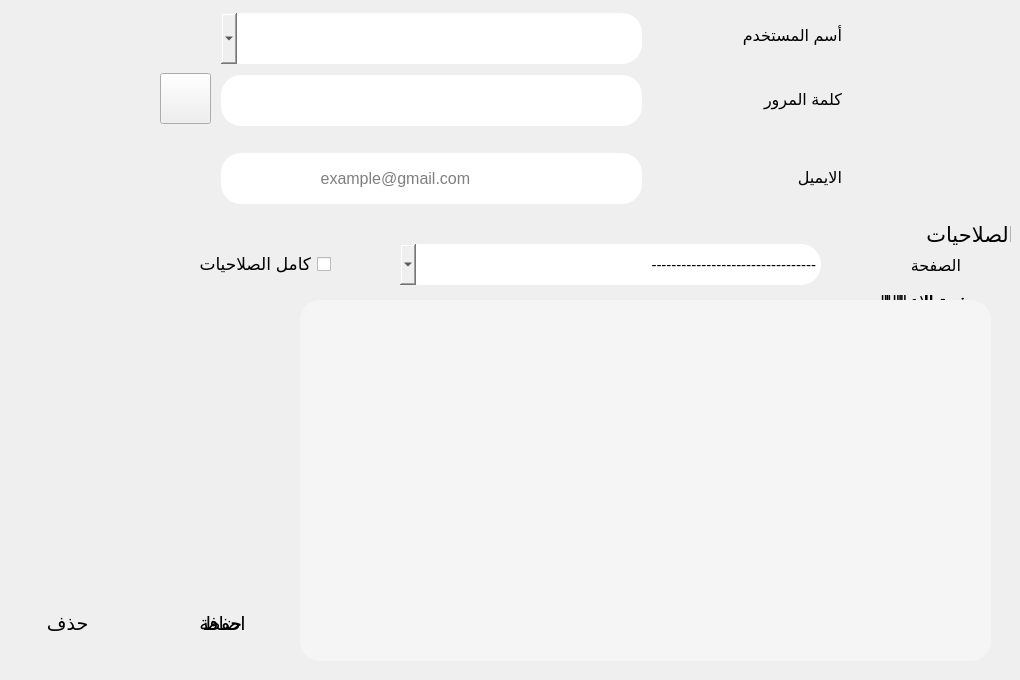
      <widget class="QWidget" name="tab_19">
       <attribute name="title">
        <string>الموظفين</string>
       </attribute>
       <widget class="QLineEdit" name="lineEdit_3">
        <property name="geometry">
         <rect>
          <x>221</x>
          <y>153</y>
          <width>421</width>
          <height>51</height>
         </rect>
        </property>
        <property name="font">
         <font>
          <family>Segoe UI</family>
          <pointsize>12</pointsize>
         </font>
        </property>
        <property name="styleSheet">
         <string notr="true">border-radius:20px;</string>
        </property>
        <property name="placeholderText">
         <string>                      example@gmail.com</string>
        </property>
       </widget>
       <widget class="QLabel" name="label_13">
        <property name="enabled">
         <bool>true</bool>
        </property>
        <property name="geometry">
         <rect>
          <x>701</x>
          <y>10</y>
          <width>141</width>
          <height>51</height>
         </rect>
        </property>
        <property name="font">
         <font>
          <family>Segoe UI</family>
          <pointsize>12</pointsize>
          <weight>50</weight>
          <bold>false</bold>
         </font>
        </property>
        <property name="text">
         <string>أسم المستخدم</string>
        </property>
       </widget>
       <widget class="QGroupBox" name="groupBox_3">
        <property name="geometry">
         <rect>
          <x>0</x>
          <y>220</y>
          <width>1011</width>
          <height>451</height>
         </rect>
        </property>
        <property name="font">
         <font>
          <family>Segoe UI</family>
          <pointsize>16</pointsize>
         </font>
        </property>
        <property name="layoutDirection">
         <enum>Qt::RightToLeft</enum>
        </property>
        <property name="styleSheet">
         <string notr="true">border-radius:20px</string>
        </property>
        <property name="title">
         <string>الصلاحيات</string>
        </property>
        <widget class="QGroupBox" name="groupBox_15">
         <property name="geometry">
          <rect>
           <x>300</x>
           <y>70</y>
           <width>681</width>
           <height>371</height>
          </rect>
         </property>
         <property name="font">
          <font>
           <family>Segoe UI</family>
           <pointsize>13</pointsize>
          </font>
         </property>
         <property name="title">
          <string>صفحة التحاليل</string>
         </property>
         <widget class="QCheckBox" name="checkBox_40">
          <property name="geometry">
           <rect>
            <x>250</x>
            <y>25</y>
            <width>171</width>
            <height>51</height>
           </rect>
          </property>
          <property name="font">
           <font>
            <family>Segoe UI</family>
            <pointsize>12</pointsize>
           </font>
          </property>
          <property name="text">
           <string>الدخول للصفحة</string>
          </property>
         </widget>
         <widget class="QCheckBox" name="checkBox_41">
          <property name="geometry">
           <rect>
            <x>250</x>
            <y>200</y>
            <width>171</width>
            <height>51</height>
           </rect>
          </property>
          <property name="font">
           <font>
            <family>Segoe UI</family>
            <pointsize>12</pointsize>
           </font>
          </property>
          <property name="text">
           <string>حذف تحليل</string>
          </property>
         </widget>
         <widget class="QCheckBox" name="checkBox_42">
          <property name="geometry">
           <rect>
            <x>250</x>
            <y>80</y>
            <width>171</width>
            <height>51</height>
           </rect>
          </property>
          <property name="font">
           <font>
            <family>Segoe UI</family>
            <pointsize>12</pointsize>
           </font>
          </property>
          <property name="text">
           <string>اضافة تحليل</string>
          </property>
         </widget>
         <widget class="QCheckBox" name="checkBox_43">
          <property name="geometry">
           <rect>
            <x>300</x>
            <y>140</y>
            <width>121</width>
            <height>51</height>
           </rect>
          </property>
          <property name="font">
           <font>
            <family>Segoe UI</family>
            <pointsize>12</pointsize>
           </font>
          </property>
          <property name="text">
           <string>تعديل تحليل</string>
          </property>
         </widget>
        </widget>
        <widget class="QComboBox" name="comboBox_2">
         <property name="geometry">
          <rect>
           <x>400</x>
           <y>24</y>
           <width>421</width>
           <height>41</height>
          </rect>
         </property>
         <property name="font">
          <font>
           <family>Segoe UI</family>
           <pointsize>11</pointsize>
          </font>
         </property>
         <item>
          <property name="text">
           <string>---------------------------------</string>
          </property>
         </item>
         <item>
          <property name="text">
           <string>المبيع اليومي</string>
          </property>
         </item>
         <item>
          <property name="text">
           <string>التحاليل</string>
          </property>
         </item>
         <item>
          <property name="text">
           <string>المراجعين</string>
          </property>
         </item>
         <item>
          <property name="text">
           <string>السجل</string>
          </property>
         </item>
         <item>
          <property name="text">
           <string>الاعدادات</string>
          </property>
         </item>
        </widget>
        <widget class="QLabel" name="label_22">
         <property name="enabled">
          <bool>true</bool>
         </property>
         <property name="geometry">
          <rect>
           <x>840</x>
           <y>20</y>
           <width>121</width>
           <height>51</height>
          </rect>
         </property>
         <property name="font">
          <font>
           <family>Segoe UI</family>
           <pointsize>12</pointsize>
           <weight>50</weight>
           <bold>false</bold>
          </font>
         </property>
         <property name="text">
          <string>الصفحة</string>
         </property>
        </widget>
        <widget class="QPushButton" name="pushButton_25">
         <property name="geometry">
          <rect>
           <x>152</x>
           <y>373</y>
           <width>141</width>
           <height>61</height>
          </rect>
         </property>
         <property name="font">
          <font>
           <family>Segoe UI</family>
           <pointsize>14</pointsize>
          </font>
         </property>
         <property name="layoutDirection">
          <enum>Qt::LeftToRight</enum>
         </property>
         <property name="text">
          <string>حفظ</string>
         </property>
        </widget>
        <widget class="QPushButton" name="pushButton_37">
         <property name="geometry">
          <rect>
           <x>10</x>
           <y>373</y>
           <width>131</width>
           <height>61</height>
          </rect>
         </property>
         <property name="font">
          <font>
           <family>Segoe UI</family>
           <pointsize>14</pointsize>
          </font>
         </property>
         <property name="cursor">
          <cursorShape>PointingHandCursor</cursorShape>
         </property>
         <property name="layoutDirection">
          <enum>Qt::LeftToRight</enum>
         </property>
         <property name="styleSheet">
          <string notr="true"/>
         </property>
         <property name="text">
          <string>حذف   </string>
         </property>
         <property name="icon">
          <iconset resource="icons.qrc">
           <normaloff>:/icons8-delete-bin-100.png</normaloff>:/icons8-delete-bin-100.png</iconset>
         </property>
         <property name="iconSize">
          <size>
           <width>43</width>
           <height>43</height>
          </size>
         </property>
        </widget>
        <widget class="QCheckBox" name="checkBox">
         <property name="geometry">
          <rect>
           <x>160</x>
           <y>29</y>
           <width>171</width>
           <height>31</height>
          </rect>
         </property>
         <property name="font">
          <font>
           <pointsize>13</pointsize>
          </font>
         </property>
         <property name="text">
          <string>كامل الصلاحيات</string>
         </property>
        </widget>
        <widget class="QGroupBox" name="groupBox_19">
         <property name="geometry">
          <rect>
           <x>300</x>
           <y>70</y>
           <width>681</width>
           <height>371</height>
          </rect>
         </property>
         <property name="font">
          <font>
           <family>Segoe UI</family>
           <pointsize>13</pointsize>
          </font>
         </property>
         <property name="title">
          <string>صفحة السجل</string>
         </property>
         <widget class="QCheckBox" name="checkBox_44">
          <property name="geometry">
           <rect>
            <x>250</x>
            <y>40</y>
            <width>171</width>
            <height>51</height>
           </rect>
          </property>
          <property name="font">
           <font>
            <family>Segoe UI</family>
            <pointsize>12</pointsize>
           </font>
          </property>
          <property name="text">
           <string>الدخول للصفحة</string>
          </property>
         </widget>
         <widget class="QCheckBox" name="checkBox_45">
          <property name="geometry">
           <rect>
            <x>250</x>
            <y>160</y>
            <width>171</width>
            <height>51</height>
           </rect>
          </property>
          <property name="font">
           <font>
            <family>Segoe UI</family>
            <pointsize>12</pointsize>
           </font>
          </property>
          <property name="text">
           <string>حذف كل السجل</string>
          </property>
         </widget>
        </widget>
        <widget class="QGroupBox" name="groupBox_20">
         <property name="geometry">
          <rect>
           <x>300</x>
           <y>70</y>
           <width>681</width>
           <height>371</height>
          </rect>
         </property>
         <property name="font">
          <font>
           <family>Segoe UI</family>
           <pointsize>13</pointsize>
          </font>
         </property>
         <property name="title">
          <string>صفحة الاعدادات</string>
         </property>
         <widget class="QCheckBox" name="checkBox_46">
          <property name="geometry">
           <rect>
            <x>370</x>
            <y>25</y>
            <width>171</width>
            <height>51</height>
           </rect>
          </property>
          <property name="font">
           <font>
            <family>Segoe UI</family>
            <pointsize>12</pointsize>
           </font>
          </property>
          <property name="text">
           <string>الدخول للصفحة</string>
          </property>
         </widget>
         <widget class="QCheckBox" name="checkBox_47">
          <property name="geometry">
           <rect>
            <x>350</x>
            <y>200</y>
            <width>191</width>
            <height>51</height>
           </rect>
          </property>
          <property name="font">
           <font>
            <family>Segoe UI</family>
            <pointsize>12</pointsize>
           </font>
          </property>
          <property name="text">
           <string>تعديل شكل التقرير</string>
          </property>
         </widget>
         <widget class="QCheckBox" name="checkBox_48">
          <property name="geometry">
           <rect>
            <x>370</x>
            <y>260</y>
            <width>171</width>
            <height>51</height>
           </rect>
          </property>
          <property name="font">
           <font>
            <family>Segoe UI</family>
            <pointsize>12</pointsize>
           </font>
          </property>
          <property name="text">
           <string>اضافة مشتريات</string>
          </property>
         </widget>
         <widget class="QCheckBox" name="checkBox_49">
          <property name="geometry">
           <rect>
            <x>370</x>
            <y>80</y>
            <width>171</width>
            <height>51</height>
           </rect>
          </property>
          <property name="font">
           <font>
            <family>Segoe UI</family>
            <pointsize>12</pointsize>
           </font>
          </property>
          <property name="text">
           <string>تغيير الشكل</string>
          </property>
         </widget>
         <widget class="QCheckBox" name="checkBox_50">
          <property name="geometry">
           <rect>
            <x>350</x>
            <y>140</y>
            <width>191</width>
            <height>51</height>
           </rect>
          </property>
          <property name="font">
           <font>
            <family>Segoe UI</family>
            <pointsize>12</pointsize>
           </font>
          </property>
          <property name="text">
           <string>تغيير مسار الملفات</string>
          </property>
         </widget>
         <widget class="QCheckBox" name="checkBox_51">
          <property name="geometry">
           <rect>
            <x>80</x>
            <y>30</y>
            <width>171</width>
            <height>51</height>
           </rect>
          </property>
          <property name="font">
           <font>
            <family>Segoe UI</family>
            <pointsize>12</pointsize>
           </font>
          </property>
          <property name="text">
           <string>اضافة موظف</string>
          </property>
         </widget>
         <widget class="QCheckBox" name="checkBox_52">
          <property name="geometry">
           <rect>
            <x>80</x>
            <y>70</y>
            <width>171</width>
            <height>51</height>
           </rect>
          </property>
          <property name="font">
           <font>
            <family>Segoe UI</family>
            <pointsize>12</pointsize>
           </font>
          </property>
          <property name="text">
           <string>تعديل موظف</string>
          </property>
         </widget>
         <widget class="QCheckBox" name="checkBox_53">
          <property name="geometry">
           <rect>
            <x>80</x>
            <y>110</y>
            <width>171</width>
            <height>51</height>
           </rect>
          </property>
          <property name="font">
           <font>
            <family>Segoe UI</family>
            <pointsize>12</pointsize>
           </font>
          </property>
          <property name="text">
           <string>حذف موظف</string>
          </property>
         </widget>
         <widget class="QCheckBox" name="checkBox_54">
          <property name="geometry">
           <rect>
            <x>80</x>
            <y>160</y>
            <width>171</width>
            <height>51</height>
           </rect>
          </property>
          <property name="font">
           <font>
            <family>Segoe UI</family>
            <pointsize>12</pointsize>
           </font>
          </property>
          <property name="text">
           <string>اظهار الاحصائيات</string>
          </property>
         </widget>
         <widget class="QCheckBox" name="checkBox_57">
          <property name="geometry">
           <rect>
            <x>80</x>
            <y>244</y>
            <width>171</width>
            <height>51</height>
           </rect>
          </property>
          <property name="font">
           <font>
            <family>Segoe UI</family>
            <pointsize>12</pointsize>
           </font>
          </property>
          <property name="text">
           <string>تعديل موظف</string>
          </property>
         </widget>
         <widget class="QCheckBox" name="checkBox_58">
          <property name="geometry">
           <rect>
            <x>80</x>
            <y>204</y>
            <width>171</width>
            <height>51</height>
           </rect>
          </property>
          <property name="font">
           <font>
            <family>Segoe UI</family>
            <pointsize>12</pointsize>
           </font>
          </property>
          <property name="text">
           <string>اضافة موظف</string>
          </property>
         </widget>
         <widget class="QCheckBox" name="checkBox_56">
          <property name="geometry">
           <rect>
            <x>80</x>
            <y>280</y>
            <width>171</width>
            <height>51</height>
           </rect>
          </property>
          <property name="font">
           <font>
            <family>Segoe UI</family>
            <pointsize>12</pointsize>
           </font>
          </property>
          <property name="text">
           <string>حذف موظف</string>
          </property>
         </widget>
        </widget>
        <widget class="QGroupBox" name="groupBox_16">
         <property name="geometry">
          <rect>
           <x>300</x>
           <y>70</y>
           <width>681</width>
           <height>371</height>
          </rect>
         </property>
         <property name="font">
          <font>
           <family>Segoe UI</family>
           <pointsize>13</pointsize>
          </font>
         </property>
         <property name="title">
          <string>صفحة المراجعين</string>
         </property>
         <widget class="QCheckBox" name="checkBox_7">
          <property name="geometry">
           <rect>
            <x>230</x>
            <y>80</y>
            <width>191</width>
            <height>51</height>
           </rect>
          </property>
          <property name="font">
           <font>
            <family>Segoe UI</family>
            <pointsize>12</pointsize>
           </font>
          </property>
          <property name="text">
           <string>اظهار كل المراجعين</string>
          </property>
         </widget>
         <widget class="QCheckBox" name="checkBox_11">
          <property name="geometry">
           <rect>
            <x>250</x>
            <y>160</y>
            <width>171</width>
            <height>51</height>
           </rect>
          </property>
          <property name="font">
           <font>
            <family>Segoe UI</family>
            <pointsize>12</pointsize>
           </font>
          </property>
          <property name="text">
           <string>البحث عن مراجع</string>
          </property>
         </widget>
         <widget class="QCheckBox" name="checkBox_12">
          <property name="geometry">
           <rect>
            <x>190</x>
            <y>230</y>
            <width>231</width>
            <height>51</height>
           </rect>
          </property>
          <property name="font">
           <font>
            <family>Segoe UI</family>
            <pointsize>12</pointsize>
           </font>
          </property>
          <property name="text">
           <string>اظهار معلومات مراجع</string>
          </property>
         </widget>
         <widget class="QCheckBox" name="checkBox_55">
          <property name="geometry">
           <rect>
            <x>250</x>
            <y>20</y>
            <width>171</width>
            <height>51</height>
           </rect>
          </property>
          <property name="font">
           <font>
            <family>Segoe UI</family>
            <pointsize>12</pointsize>
           </font>
          </property>
          <property name="text">
           <string>الدخول للصفحة</string>
          </property>
         </widget>
        </widget>
        <widget class="QGroupBox" name="groupBox_21">
         <property name="geometry">
          <rect>
           <x>300</x>
           <y>70</y>
           <width>681</width>
           <height>371</height>
          </rect>
         </property>
         <property name="font">
          <font>
           <family>Segoe UI</family>
           <pointsize>13</pointsize>
          </font>
         </property>
         <property name="title">
          <string>صفحة المبيع اليومي</string>
         </property>
         <widget class="QCheckBox" name="checkBox_8">
          <property name="geometry">
           <rect>
            <x>250</x>
            <y>65</y>
            <width>171</width>
            <height>51</height>
           </rect>
          </property>
          <property name="font">
           <font>
            <family>Segoe UI</family>
            <pointsize>12</pointsize>
           </font>
          </property>
          <property name="text">
           <string>اضافة مبيع يومي</string>
          </property>
         </widget>
         <widget class="QCheckBox" name="checkBox_13">
          <property name="geometry">
           <rect>
            <x>250</x>
            <y>240</y>
            <width>171</width>
            <height>51</height>
           </rect>
          </property>
          <property name="font">
           <font>
            <family>Segoe UI</family>
            <pointsize>12</pointsize>
           </font>
          </property>
          <property name="text">
           <string>بحث في المبيعات اليومية</string>
          </property>
         </widget>
         <widget class="QCheckBox" name="checkBox_14">
          <property name="geometry">
           <rect>
            <x>250</x>
            <y>300</y>
            <width>171</width>
            <height>51</height>
           </rect>
          </property>
          <property name="font">
           <font>
            <family>Segoe UI</family>
            <pointsize>12</pointsize>
           </font>
          </property>
          <property name="text">
           <string>بحث بالتاريخ</string>
          </property>
         </widget>
         <widget class="QCheckBox" name="checkBox_15">
          <property name="geometry">
           <rect>
            <x>250</x>
            <y>120</y>
            <width>171</width>
            <height>51</height>
           </rect>
          </property>
          <property name="font">
           <font>
            <family>Segoe UI</family>
            <pointsize>12</pointsize>
           </font>
          </property>
          <property name="text">
           <string>معاينة التقرير</string>
          </property>
         </widget>
         <widget class="QCheckBox" name="checkBox_16">
          <property name="geometry">
           <rect>
            <x>300</x>
            <y>180</y>
            <width>121</width>
            <height>51</height>
           </rect>
          </property>
          <property name="font">
           <font>
            <family>Segoe UI</family>
            <pointsize>12</pointsize>
           </font>
          </property>
          <property name="text">
           <string>طبع التقرير</string>
          </property>
         </widget>
         <widget class="QCheckBox" name="checkBox_9">
          <property name="geometry">
           <rect>
            <x>250</x>
            <y>15</y>
            <width>171</width>
            <height>51</height>
           </rect>
          </property>
          <property name="font">
           <font>
            <family>Segoe UI</family>
            <pointsize>12</pointsize>
           </font>
          </property>
          <property name="text">
           <string>الدخول للصفحة</string>
          </property>
         </widget>
        </widget>
        <widget class="QPushButton" name="pushButton_53">
         <property name="geometry">
          <rect>
           <x>152</x>
           <y>373</y>
           <width>141</width>
           <height>61</height>
          </rect>
         </property>
         <property name="font">
          <font>
           <family>Segoe UI</family>
           <pointsize>14</pointsize>
          </font>
         </property>
         <property name="layoutDirection">
          <enum>Qt::LeftToRight</enum>
         </property>
         <property name="text">
          <string>اضافة</string>
         </property>
        </widget>
       </widget>
       <widget class="QLabel" name="label_18">
        <property name="enabled">
         <bool>true</bool>
        </property>
        <property name="geometry">
         <rect>
          <x>701</x>
          <y>152</y>
          <width>141</width>
          <height>51</height>
         </rect>
        </property>
        <property name="font">
         <font>
          <family>Segoe UI</family>
          <pointsize>12</pointsize>
          <weight>50</weight>
          <bold>false</bold>
         </font>
        </property>
        <property name="text">
         <string>الايميل</string>
        </property>
       </widget>
       <widget class="QLabel" name="label_17">
        <property name="enabled">
         <bool>true</bool>
        </property>
        <property name="geometry">
         <rect>
          <x>701</x>
          <y>74</y>
          <width>141</width>
          <height>51</height>
         </rect>
        </property>
        <property name="font">
         <font>
          <family>Segoe UI</family>
          <pointsize>12</pointsize>
          <weight>50</weight>
          <bold>false</bold>
         </font>
        </property>
        <property name="text">
         <string>كلمة المرور</string>
        </property>
       </widget>
       <widget class="QLineEdit" name="lineEdit_17">
        <property name="enabled">
         <bool>true</bool>
        </property>
        <property name="geometry">
         <rect>
          <x>221</x>
          <y>75</y>
          <width>421</width>
          <height>51</height>
         </rect>
        </property>
        <property name="font">
         <font>
          <family>Segoe UI</family>
          <pointsize>12</pointsize>
         </font>
        </property>
        <property name="styleSheet">
         <string notr="true">border-radius:20px;</string>
        </property>
        <property name="text">
         <string/>
        </property>
        <property name="echoMode">
         <enum>QLineEdit::Password</enum>
        </property>
        <property name="placeholderText">
         <string/>
        </property>
       </widget>
       <widget class="QPushButton" name="pushButton_33">
        <property name="enabled">
         <bool>true</bool>
        </property>
        <property name="geometry">
         <rect>
          <x>160</x>
          <y>73</y>
          <width>51</width>
          <height>51</height>
         </rect>
        </property>
        <property name="font">
         <font>
          <family>Segoe UI</family>
          <pointsize>13</pointsize>
         </font>
        </property>
        <property name="cursor">
         <cursorShape>PointingHandCursor</cursorShape>
        </property>
        <property name="styleSheet">
         <string notr="true"/>
        </property>
        <property name="text">
         <string/>
        </property>
        <property name="icon">
         <iconset resource="icons.qrc">
          <normaloff>:/view.png</normaloff>:/view.png</iconset>
        </property>
       </widget>
       <widget class="QLineEdit" name="lineEdit_4">
        <property name="geometry">
         <rect>
          <x>226</x>
          <y>13</y>
          <width>411</width>
          <height>51</height>
         </rect>
        </property>
        <property name="styleSheet">
         <string notr="true">border-radius:20px;</string>
        </property>
       </widget>
       <widget class="QComboBox" name="comboBox_3">
        <property name="geometry">
         <rect>
          <x>221</x>
          <y>13</y>
          <width>421</width>
          <height>51</height>
         </rect>
        </property>
        <property name="font">
         <font>
          <pointsize>14</pointsize>
         </font>
        </property>
        <property name="layoutDirection">
         <enum>Qt::RightToLeft</enum>
        </property>
        <property name="styleSheet">
         <string notr="true">border-radius:20px;</string>
        </property>
        <property name="editable">
         <bool>true</bool>
        </property>
       </widget>
       <widget class="QFrame" name="frame">
        <property name="geometry">
         <rect>
          <x>300</x>
          <y>300</y>
          <width>691</width>
          <height>361</height>
         </rect>
        </property>
        <property name="styleSheet">
         <string notr="true">background-color:rgb(245, 245, 245);
border-radius:20px;</string>
        </property>
        <property name="frameShape">
         <enum>QFrame::StyledPanel</enum>
        </property>
        <property name="frameShadow">
         <enum>QFrame::Raised</enum>
        </property>
       </widget>
      </widget>
